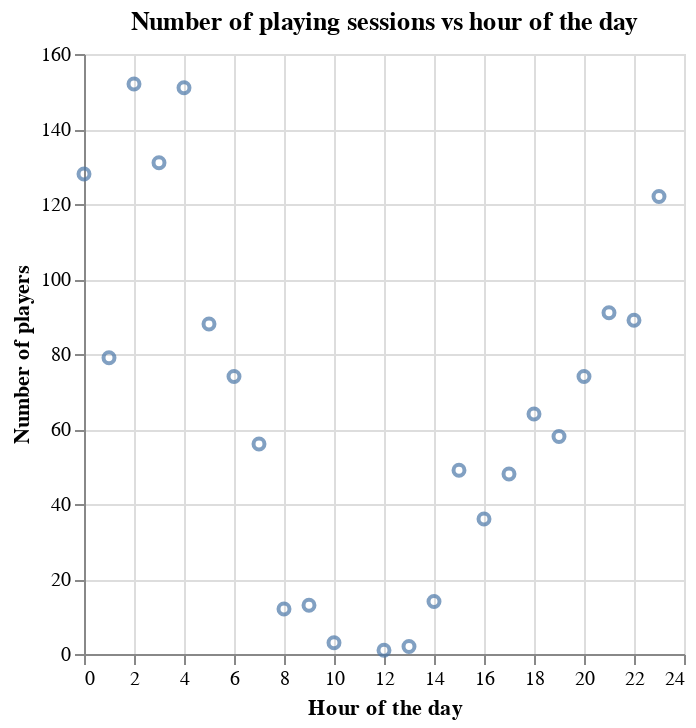

Notebook cell for this chart:
### Markdown cell above
#### Visualizations

Below are vizualizations comparing the relationship between hour of the day and number of playing sessions (`Number of playing sessions vs hour of the day`) and the relationship between hour of the day minutes played per session (`Total minutes per playing session vs hour the day`). In these vizualizations, we can see some obvious clusters, so we know clustering is an effective method of anaylsis to use. In `Number of playing sessions vs hour of the day`, we can see a cluster early in the day with a high number of playing sessions, a cluster mid-day with a low number of playing sessions, and a cluster late in the day with a high number of playing session. In `Total minutes per playing session vs hour the day`, we can see a cluster early in the day with few total minutes, a cluster late in the day with few total minutes, and a cluster late in the day with high total minutes.

### Code cell
hours_scatter = alt.Chart(start_hour_data).mark_point().encode(
    x=alt.X('start_hour').title('Hour of the day'),
    y=alt.Y('count').title('Number of players'),
).properties(title='Number of playing sessions vs hour of the day')
hours_scatter

### Figure 1 — Vega specification as saved in the notebook (floating-point values rounded to 4 significant figures)
{"$schema": "https://vega.github.io/schema/vega/v5.json", "data": [{"name": "source_0", "values": [{"count": 152, "start_hour": 2}, {"count": 151, "start_hour": 4}, {"count": 131, "start_hour": 3}, {"count": 128, "start_hour": 0}, {"count": 122, "start_hour": 23}, {"count": 91, "start_hour": 21}, {"count": 89, "start_hour": 22}, {"count": 88, "start_hour": 5}, {"count": 79, "start_hour": 1}, {"count": 74, "start_hour": 20}, {"count": 74, "start_hour": 6}, {"count": 64, "start_hour": 18}, {"count": 58, "start_hour": 19}, {"count": 56, "start_hour": 7}, {"count": 49, "start_hour": 15}, {"count": 48, "start_hour": 17}, {"count": 36, "start_hour": 16}, {"count": 14, "start_hour": 14}, {"count": 13, "start_hour": 9}, {"count": 12, "start_hour": 8}, {"count": 3, "start_hour": 10}, {"count": 2, "start_hour": 13}, {"count": 1, "start_hour": 12}]}, {"name": "source_0_x_domain_start_hour", "values": [{"min": 0, "max": 23}]}, {"name": "source_0_y_domain_count", "values": [{"min": 1, "max": 152}]}], "marks": [{"type": "symbol", "name": "marks", "from": {"data": "source_0"}, "encode": {"update": {"fill": {"value": "transparent"}, "opacity": {"value": 0.7}, "stroke": {"value": "#4c78a8"}, "y": {"field": "count", "scale": "y"}, "x": {"field": "start_hour", "scale": "x"}}}, "style": ["point"]}], "scales": [{"name": "x", "type": "linear", "domain": [{"signal": "(data(\"source_0_x_domain_start_hour\")[0] || {}).min"}, {"signal": "(data(\"source_0_x_domain_start_hour\")[0] || {}).max"}], "range": [0, {"signal": "width"}], "zero": true, "nice": true}, {"name": "y", "type": "linear", "domain": [{"signal": "(data(\"source_0_y_domain_count\")[0] || {}).min"}, {"signal": "(data(\"source_0_y_domain_count\")[0] || {}).max"}], "range": [{"signal": "height"}, 0], "zero": true, "nice": true}], "axes": [{"scale": "x", "domain": false, "zindex": 0, "grid": true, "orient": "bottom", "tickCount": {"signal": "ceil(width/40)"}, "labels": false, "minExtent": 0, "gridScale": "y", "aria": false, "maxExtent": 0, "ticks": false}, {"scale": "y", "maxExtent": 0, "domain": false, "orient": "left", "minExtent": 0, "tickCount": {"signal": "ceil(height/40)"}, "labels": false, "gridScale": "x", "grid": true, "aria": false, "zindex": 0, "ticks": false}, {"scale": "x", "grid": false, "labelOverlap": true, "tickCount": {"signal": "ceil(width/40)"}, "zindex": 0, "orient": "bottom", "title": "Hour of the day", "labelFlush": true}, {"scale": "y", "orient": "left", "grid": false, "title": "Number of players", "labelOverlap": true, "tickCount": {"signal": "ceil(height/40)"}, "zindex": 0}], "title": {"text": "Number of playing sessions vs hour of the day", "frame": "group"}, "style": "cell", "width": 300, "background": "white", "height": 300, "padding": 5}
